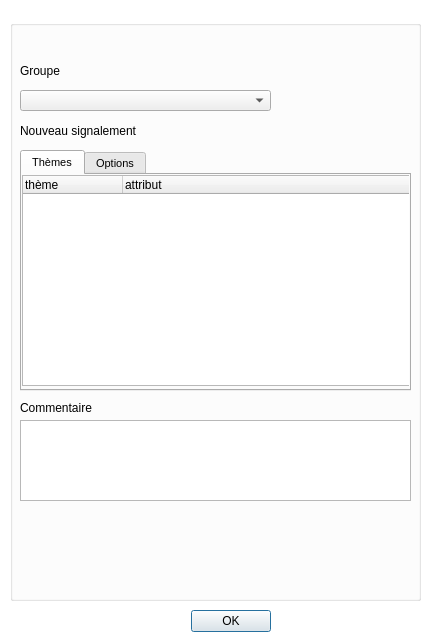
<?xml version="1.0" encoding="UTF-8"?>
<ui version="4.0">
 <class>dlgCreateRem</class>
 <widget class="QDialog" name="dlgCreateRem">
  <property name="geometry">
   <rect>
    <x>0</x>
    <y>0</y>
    <width>432</width>
    <height>639</height>
   </rect>
  </property>
  <property name="font">
   <font>
    <pointsize>7</pointsize>
   </font>
  </property>
  <property name="windowTitle">
   <string>Créer un nouveau signalement</string>
  </property>
  <property name="toolTipDuration">
   <number>-4</number>
  </property>
  <property name="styleSheet">
   <string notr="true">QDialog {background-color: rgb(255, 255, 255)}</string>
  </property>
  <widget class="QGroupBox" name="groupBoxProfil">
   <property name="geometry">
    <rect>
     <x>10</x>
     <y>20</y>
     <width>411</width>
     <height>581</height>
    </rect>
   </property>
   <property name="font">
    <font>
     <pointsize>7</pointsize>
     <weight>400</weight>
     <bold>false</bold>
    </font>
   </property>
   <property name="title">
    <string/>
   </property>
   <widget class="QTabWidget" name="tabWidget">
    <property name="geometry">
     <rect>
      <x>10</x>
      <y>130</y>
      <width>391</width>
      <height>241</height>
     </rect>
    </property>
    <property name="font">
     <font>
      <pointsize>8</pointsize>
     </font>
    </property>
    <property name="currentIndex">
     <number>0</number>
    </property>
    <widget class="QWidget" name="tabTheme">
     <attribute name="title">
      <string>Thèmes</string>
     </attribute>
     <widget class="QTreeWidget" name="treeWidget">
      <property name="geometry">
       <rect>
        <x>0</x>
        <y>0</y>
        <width>391</width>
        <height>211</height>
       </rect>
      </property>
      <property name="sizePolicy">
       <sizepolicy hsizetype="Maximum" vsizetype="Expanding">
        <horstretch>0</horstretch>
        <verstretch>0</verstretch>
       </sizepolicy>
      </property>
      <property name="itemsExpandable">
       <bool>true</bool>
      </property>
      <column>
       <property name="text">
        <string>thème</string>
       </property>
      </column>
      <column>
       <property name="text">
        <string>attribut</string>
       </property>
      </column>
     </widget>
    </widget>
    <widget class="QWidget" name="tabOption">
     <attribute name="title">
      <string>Options</string>
     </attribute>
     <widget class="QCheckBox" name="checkBoxJoinCroquis">
      <property name="geometry">
       <rect>
        <x>10</x>
        <y>10</y>
        <width>141</width>
        <height>20</height>
       </rect>
      </property>
      <property name="text">
       <string>Joindre un croquis</string>
      </property>
      <property name="checked">
       <bool>true</bool>
      </property>
     </widget>
     <widget class="QCheckBox" name="checkBoxAttDoc">
      <property name="geometry">
       <rect>
        <x>10</x>
        <y>30</y>
        <width>251</width>
        <height>20</height>
       </rect>
      </property>
      <property name="text">
       <string>Joindre un document (4 au maximum)</string>
      </property>
     </widget>
     <widget class="QLabel" name="lblDoc">
      <property name="geometry">
       <rect>
        <x>10</x>
        <y>60</y>
        <width>371</width>
        <height>71</height>
       </rect>
      </property>
      <property name="text">
       <string/>
      </property>
      <property name="wordWrap">
       <bool>true</bool>
      </property>
     </widget>
     <widget class="QRadioButton" name="radioBtnUnique">
      <property name="geometry">
       <rect>
        <x>10</x>
        <y>140</y>
        <width>201</width>
        <height>20</height>
       </rect>
      </property>
      <property name="text">
       <string>Créer un signalement unique</string>
      </property>
      <property name="checked">
       <bool>true</bool>
      </property>
     </widget>
     <widget class="QRadioButton" name="radioBtnMultiple">
      <property name="geometry">
       <rect>
        <x>10</x>
        <y>170</y>
        <width>161</width>
        <height>20</height>
       </rect>
      </property>
      <property name="text">
       <string>Créer xx signalements</string>
      </property>
     </widget>
    </widget>
   </widget>
   <widget class="QTextEdit" name="textEditMessage">
    <property name="geometry">
     <rect>
      <x>10</x>
      <y>400</y>
      <width>391</width>
      <height>81</height>
     </rect>
    </property>
    <property name="font">
     <font>
      <pointsize>8</pointsize>
      <weight>400</weight>
      <italic>false</italic>
      <bold>false</bold>
     </font>
    </property>
   </widget>
   <widget class="QLabel" name="lblMessage">
    <property name="geometry">
     <rect>
      <x>10</x>
      <y>380</y>
      <width>111</width>
      <height>16</height>
     </rect>
    </property>
    <property name="font">
     <font>
      <pointsize>9</pointsize>
      <weight>700</weight>
      <bold>true</bold>
     </font>
    </property>
    <property name="text">
     <string>Commentaire</string>
    </property>
   </widget>
   <widget class="QLabel" name="label">
    <property name="geometry">
     <rect>
      <x>10</x>
      <y>100</y>
      <width>191</width>
      <height>21</height>
     </rect>
    </property>
    <property name="font">
     <font>
      <pointsize>9</pointsize>
      <weight>700</weight>
      <bold>true</bold>
     </font>
    </property>
    <property name="text">
     <string>Nouveau signalement</string>
    </property>
   </widget>
   <widget class="QLabel" name="lblMessageError">
    <property name="geometry">
     <rect>
      <x>10</x>
      <y>480</y>
      <width>391</width>
      <height>101</height>
     </rect>
    </property>
    <property name="text">
     <string/>
    </property>
   </widget>
   <widget class="QLabel" name="label_2">
    <property name="geometry">
     <rect>
      <x>10</x>
      <y>40</y>
      <width>61</width>
      <height>21</height>
     </rect>
    </property>
    <property name="font">
     <font>
      <pointsize>9</pointsize>
      <weight>700</weight>
      <bold>true</bold>
     </font>
    </property>
    <property name="text">
     <string>Groupe</string>
    </property>
   </widget>
   <widget class="QComboBox" name="comboBoxGroupe">
    <property name="geometry">
     <rect>
      <x>10</x>
      <y>70</y>
      <width>251</width>
      <height>21</height>
     </rect>
    </property>
   </widget>
  </widget>
  <widget class="QDialogButtonBox" name="buttonBox">
   <property name="geometry">
    <rect>
     <x>170</x>
     <y>610</y>
     <width>101</width>
     <height>23</height>
    </rect>
   </property>
   <property name="standardButtons">
    <set>QDialogButtonBox::Ok</set>
   </property>
  </widget>
 </widget>
 <resources/>
 <connections/>
</ui>
